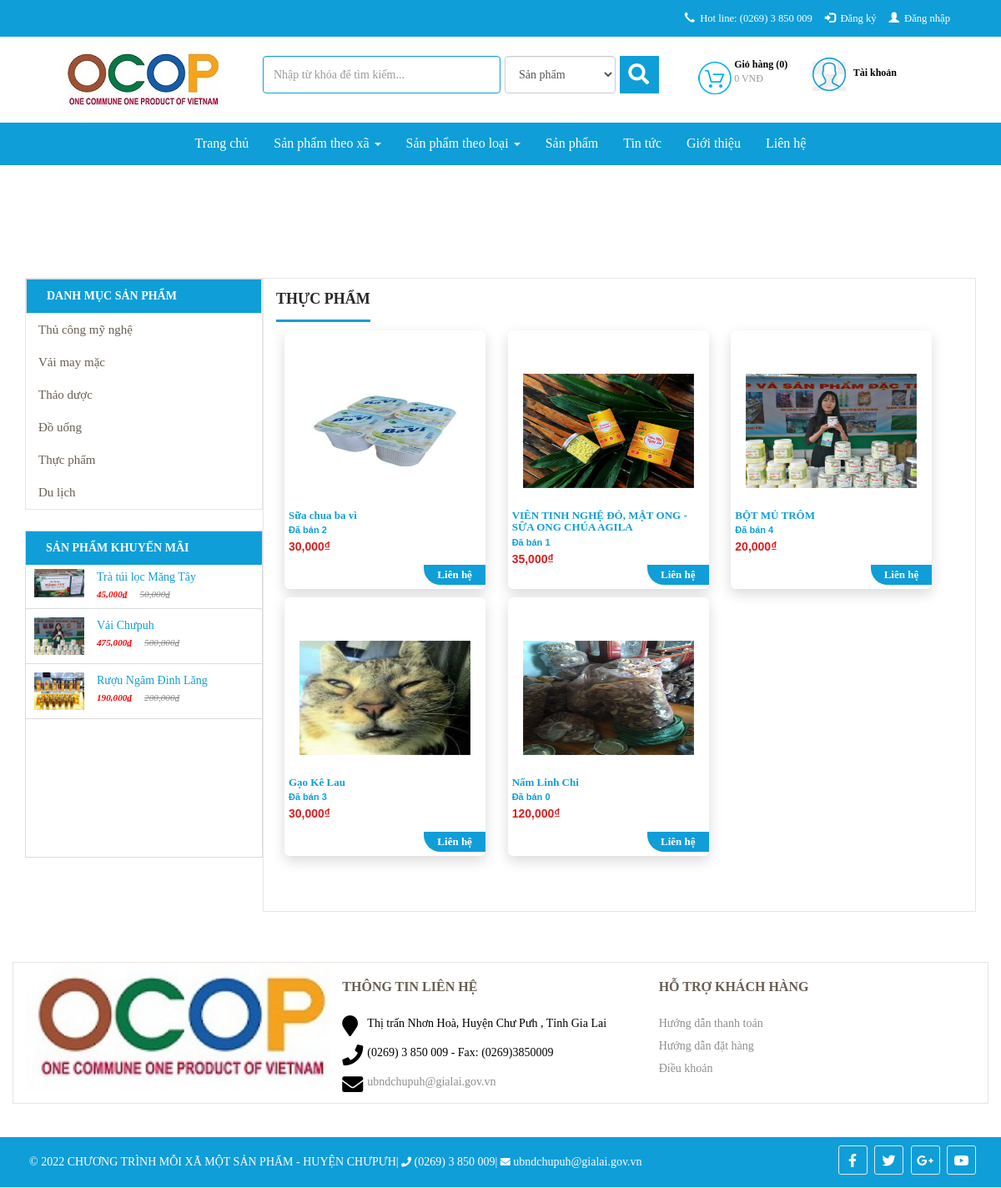
Before: /san-pham/thucpham with the older database file.
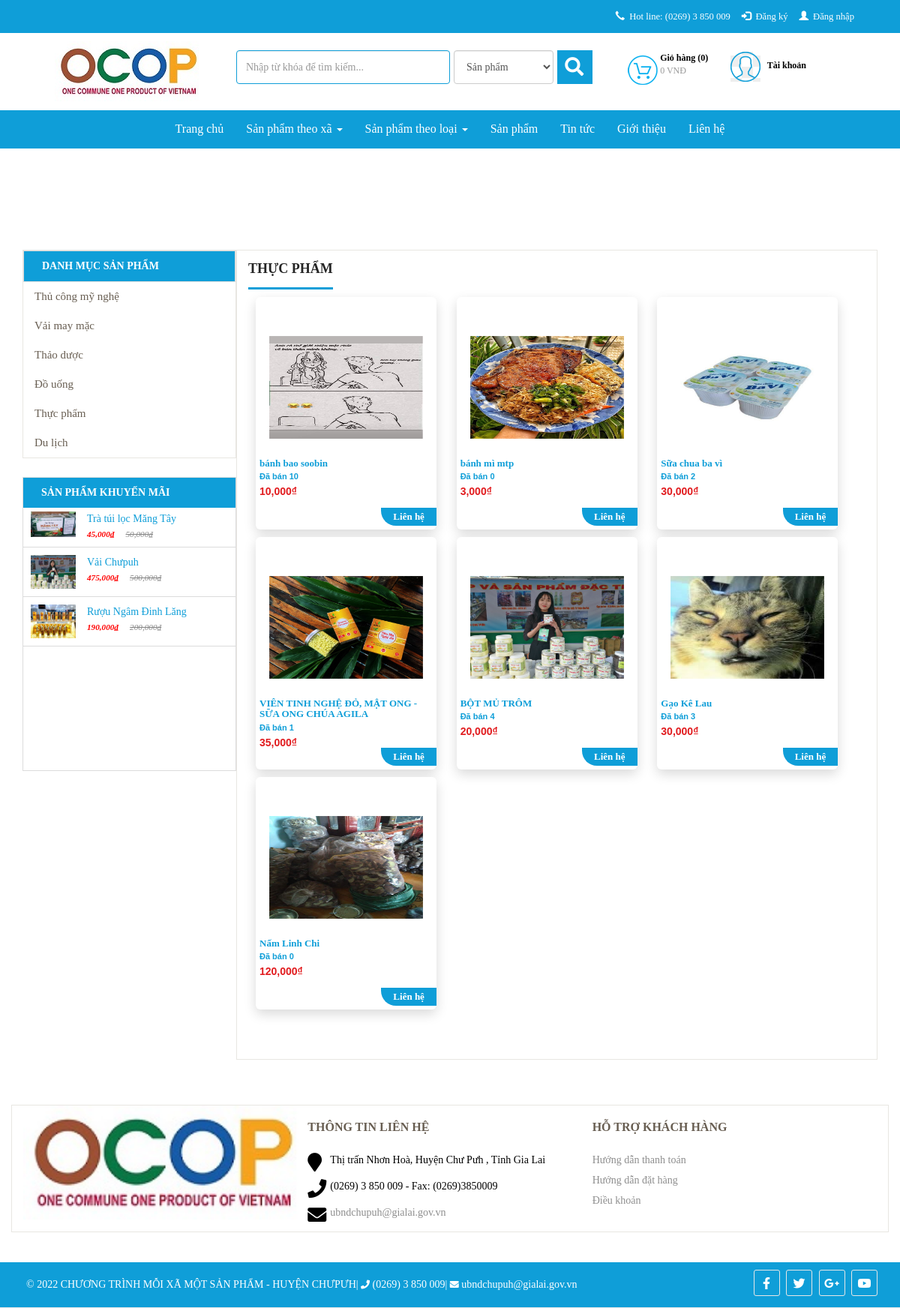
After: the same page with the newer database file.
### tables this page shows
CREATE TABLE `db_category` (
  `id` int(11) NOT NULL,
  `name` varchar(255) NOT NULL,
  `link` varchar(255) NOT NULL,
  `level` int(2) NOT NULL,
  `parentid` int(11) NOT NULL,
  `orders` varchar(5) DEFAULT NULL,
  `created_at` datetime NOT NULL,
  `created_by` varchar(255) NOT NULL,
  `updated_at` datetime NOT NULL,
  `updated_by` varchar(255) NOT NULL,
  `trash` tinyint(1) NOT NULL DEFAULT 1,
  `status` tinyint(1) NOT NULL DEFAULT 1
);

CREATE TABLE `db_product` (
  `id` int(11) NOT NULL,
  `catid` int(11) NOT NULL,
  `name` varchar(255) NOT NULL,
  `alias` varchar(255) NOT NULL,
  `avatar` varchar(255) NOT NULL,
  `img` varchar(255) NOT NULL,
  `sortDesc` text NOT NULL,
  `detail` text NOT NULL,
  `producer` int(11) NOT NULL,
  `number` int(11) NOT NULL,
  `number_buy` int(11) NOT NULL,
  `sale` int(3) DEFAULT NULL,
  `price` int(11) NOT NULL,
  `price_sale` int(11) NOT NULL,
  `created` datetime NOT NULL,
  `created_by` varchar(100) NOT NULL DEFAULT 'HDL',
  `modified` datetime NOT NULL,
  `modified_by` varchar(100) NOT NULL DEFAULT 'HDL',
  `trash` int(1) NOT NULL DEFAULT 1,
  `status` int(1) NOT NULL DEFAULT 1,
  `userId` int(11) DEFAULT NULL,
  `img2` varchar(255) DEFAULT NULL,
  `img3` varchar(255) DEFAULT NULL,
  `img4` varchar(255) DEFAULT NULL,
  `is_hot` int(11) NOT NULL DEFAULT 0
);

### application/controllers/Sanpham.php (called while the page is built, shortened)
<?php
class Sanpham extends CI_Controller {
    function __construct() {
        $this->load->model('frontend/Mproduct');
		$this->load->model('frontend/Mproducer');
        $this->load->model('frontend/Mcategory');
		$this->load->model('frontend/Mevaluate');
		$this->load->model('backend/Muser');
        $this->data['com']='sanpham';
        $this->load->library('session');
        $this->load->library('phantrang');
    }
    public function category(){
        if(isset($_POST['sapxep-category'])){
            $dksx=$_POST['sapxep-category'];
            $char = explode('-', $dksx);
            $f=$char[0];
            $od=$char[1];
            $data = array('0' => $f, '1' =>$od);
            $this->session->set_userdata('sortby-category', $data);
        }else{
            if($this->session->userdata('sortby-category')){
                $data = $this->session->userdata('sortby-category');
                $f=$data[0];
                $od=$data[1];
            }else{
                $f='created';
                $od='desc';
            }
        }
        $aurl= explode('/',uri_string());
        $link=$aurl[1];
        $catid=$this->Mcategory->category_id($link);
        $listcat=$this->Mcategory->category_listcat($catid);
        $this->data['categoryname']=$this->Mcategory->category_name($catid);
        $this->load->library('phantrang');
        $limit=12;
        $current=$this->phantrang->PageCurrent();
        $first=$this->phantrang->PageFirst($limit, $current);
        $total=$this->Mproduct->product_chude_count($listcat);
        $this->data['strphantrang']=$this->phantrang->PagePer($total, $current, $limit, $url='san-pham/'.$link);
        $this->data['list']=$this->Mproduct->product_list_cat_limit($listcat, $limit,$first,$f,$od);
        $this->data['title']='OCOP CHƯPƯH - Sản phẩm theo từng danh mục';
        $this->data['view']='category';
        if(isset($_POST['sapxep-category'])){
			$result=$this->load->view('frontend/components/sanpham/index_order',$this->data,true);
            echo json_encode($result);
        }else{
            $this->load->view('frontend/layout',$this->data);
        }
    }
}

### index.php (called while the page is built, shortened)
<?php
require_once BASEPATH.'core/CodeIgniter.php';

### application/models/frontend/Mcategory.php (called while the page is built, shortened)
<?php
class Mcategory extends CI_Model {
    public function __construct()
    {
        $this->table = $this->db->dbprefix('category');
    }
    public function category_id($link)
    {
        $this->db->where('link', $link);
        $this->db->where('status', 1);
        $this->db->where('trash', 1);
        $this->db->limit(1);
        $query = $this->db->get($this->table);
        $row=$query->row_array();
        return $row['id'];
    }
    public function category_name($id)
    {
        $this->db->where('id', $id);
        $this->db->where('status', 1);
        $this->db->where('trash', 1);
        $this->db->limit(1);
        $query = $this->db->get($this->table);
        $row=$query->row_array();
        return $row['name'];
    }
    public function category_listcat($parentid)
    {
        $this->db->where('parentid', $parentid);
        $this->db->where('status', 1);
        $this->db->where('trash', 1);
        $a[]=$parentid;
        return $a;
    }
    public function category_menu($parentid)
    {
        $this->db->where('parentid', $parentid);
        $this->db->where('status', 1);
        $this->db->where('trash', 1);
        $this->db->order_by('orders asc, updated_at desc');
        $query = $this->db->get($this->table);
        return $query->result_array();
    }
}

### application/models/frontend/Mproduct.php (called while the page is built, shortened)
<?php
class Mproduct extends CI_Model {
    public function __construct()
    {
        $this->table = $this->db->dbprefix('product');
    }
    public function product_list_cat_limit($listcat, $limit,$first,$f,$od)
    {
        $this->db->where('trash', 1);
        $this->db->group_start();
        foreach ($listcat as $value) {
            $this->db->or_where('catid', $value);
        }
        $this->db->group_end();
        $this->db->order_by($f, $od);
        $query = $this->db->get($this->table, $limit,$first);
        return $query->result_array();
    }
    public function product_chude_count($listcat)
    {
        $this->db->where('status', 1);
        $this->db->where('trash', 1);
        $dem=0;
        foreach ($listcat as $value) {
            if($dem==0)
            {
                    $this->db->where('catid', $value);
            }
            else
            {
                   $this->db->or_where('catid', $value);
            }
            $dem++;
        }
        $query = $this->db->get($this->table);
        return count($query->result_array());
    }
    public function product_sale($limit)
    {
        $this->db->where('status', 1);
        $this->db->where('trash', 1);
        $this->db->limit($limit);
        $this->db->order_by('sale', 'desc');
        $this->db->order_by('modified', 'desc');
        $query = $this->db->get($this->table);
        return $query->result_array();
    }
}

### application/models/backend/Muser.php (called while the page is built, shortened)
<?php if ( ! defined('BASEPATH')) exit('No direct script access allowed');
class Muser extends CI_Model {
	public function __construct(){
        $this->table = $this->db->dbprefix('user');
    }
    function user_detail_id_fg($id){
        $this->db->where('id', $id);
        $this->db->where('status', 1);
        $this->db->where('trash', 1);
        $query = $this->db->get($this->table);
        return $query->row_array();
    }
}

### application/views/frontend/components/sanpham/category.php (the view, shortened to what the rows shown need)
<section id="product-all" class="collection">
	<div class="slider">
		<div class="container">
            <div class="col-xs-12 col-sm-12 col-md-3 col-lg-3">
                <div class="list-menu pull-left col-xs-12 col-sm-12 col-md-12 col-lg-12">
                    <?php $this->load->view('frontend/modules/category'); ?>
                </div>
                <?php $this->load->view('frontend/modules/product-sale'); ?>
            </div>
            <div class="col-xs-12 col-sm-12 col-md-9 col-lg-9 product-content">
               <div class="product-wrap">
                 <div class="collection__title">
                     <h1><span><?php echo $categoryname ?></span></h1>
                    <div class="collection-filter" id = "list-product">
                      <div class="category-products clearfix">
                       <div class="products-grid clearfix">
                        <?php if(count($list)==0): ?>
                            <p class="no-products"> Danh mục hiện chưa có sản phẩm nào !</p>
                            <?php else : ?>
                                <?php foreach ($list as $sp) :?>
                                 <div class="col-md-4 col-lg-4 col-xs-6 col-6 detail-box">
                                    <div class="product-lt">
                                        <div class="lt-product-group-image">
                                            <a id="zoomOut" href="<?php echo $sp['alias'] ?>" title="<?php echo $sp['name'] ?>" >
											<figure>
                                                <img class="img-p"src="public/images/products/<?php echo $sp['avatar'] ?>" alt="">
											</figure>
                                            </a>
                                        </div>
                                        <div class="lt-product-group-info">
                                            <a href="<?php echo $sp['alias'] ?>" title="<?php echo $sp['name'] ?>">
                                                <h3><?php echo $sp['name'] ?></h3>
                                            </a>
											<div>
												<span class="sell_num">Đã bán <?php echo(number_format($sp['number_buy'])); ?></span>
											</div>
                                            <div class="price-box">
                                                <?php if($sp['sale'] > 0) :?>
                                                    <p class="old-price">
                                                        <span class="price"><?php echo(number_format($sp['price'])); ?>₫</span>
                                                    </p>
                                                    <p class="special-price">
                                                        <span class="price"><?php echo(number_format($sp['price_sale'])); ?>₫</span>
                                                    </p>
                                                    <?php else: ?>
                                                     <p class="old-price">
                                                        <span class="price" style="color: #fff"><?php echo(number_format($sp['price'])); ?>₫</span>
                                                    </p>
                                                    <p class="special-price">
                                                        <span class="price"><?php echo(number_format($sp['price'])); ?>₫</span>
                                                    </p>
                                                <?php endif;?>
                                            </div>
											<div class="lienhe">
													<a href="<?php echo base_url() ?>doanhngiep/detail/<?php $producer = $this->Muser->user_detail_id_fg($sp['userId']);echo $producer['id'] ?>" title="">
														<h3>Liên hệ</h3>
													</a>
												</div>
                                        </div>
                                    </div>
                                </div>
                            <?php endforeach; ?>
                        </div>
                    <?php endif; ?>
                </div>
            </div>
        </div>
    </div>
</div>
</div>
</div>
</section>

### application/views/frontend/modules/category.php (shortened to what the rows shown need)
<?php
$listcat = $this->Mcategory->category_menu(0);
$html_menu='<ul class="main-ul">';
foreach ($listcat as $menu) {
    $html_menu.='<li>';
    $html_menu.="<a href='san-pham/".$menu['link']." ' title=' ".$menu['name']."'>";
    $html_menu.=$menu['name'];
    $html_menu.='</i>';
    $html_menu.="</a>";
    $html_menu.="</li>";
}
$html_menu.="</ul>";
echo $html_menu;
?>

### application/views/frontend/modules/product-sale.php (shortened to what the rows shown need)
<div class="col-xs-12 col-sm-12 col-md-12 col-lg-12 products-sale-off">
    <div class="widget">
        <div class="panel-left-body">
            <?php
                $list = $this->Mproduct->product_sale('4');
                $html_menu='<div id="post-list-footer" class="sidebar_menu">';
                foreach ($list as $menu) {
                    if($menu['sale'] > 0){
                        $html_menu.="<div class = 'spost clearfix'>";
                            $html_menu.="<div class='entry-image'>";
                                $html_menu.="<a href=".$menu['alias']." title=' ".$menu['name']."'>";
                                    $html_menu.="<img src='public/images/products/".$menu['img']."'>";
                                $html_menu.="</a>";
                            $html_menu.='</div>';
                            $html_menu.='<div class="entry-c" style="width:194px;">';
                                $html_menu.='<div class="entry-title">';
                                    $html_menu.="<a class='ws-nw overflow ellipsis' href=".$menu['alias']." title=' ".$menu['name']."'>";
                                        $html_menu.=$menu['name'];
                                    $html_menu.="</a>";
                                $html_menu.='</div>';
                                $html_menu.='<ul class="entry-meta">';
                                    $html_menu.='<li class="color">';
                                        $html_menu.="<ins>".number_format($menu['price_sale']).'₫'."</ins>";
                                        $html_menu.="<del>".number_format($menu['price']).'₫'."</del>";
                                    $html_menu.='</li>';
                                $html_menu.='</ul>';
                            $html_menu.='</div>';
                        $html_menu.="</div>";
                    }
                }
                $html_menu.="</div>";
            echo $html_menu;
            ?>
        </div>
    </div>
</div>

Changed rows visible on the page:
added db_product: avatar (picture), name "bánh bao soobin", number_buy "10", price "10,000", shown under "THỰC PHẨM"
added db_product: avatar (picture), name "bánh mì mtp", number_buy "0", price "3,000", shown under "THỰC PHẨM"
